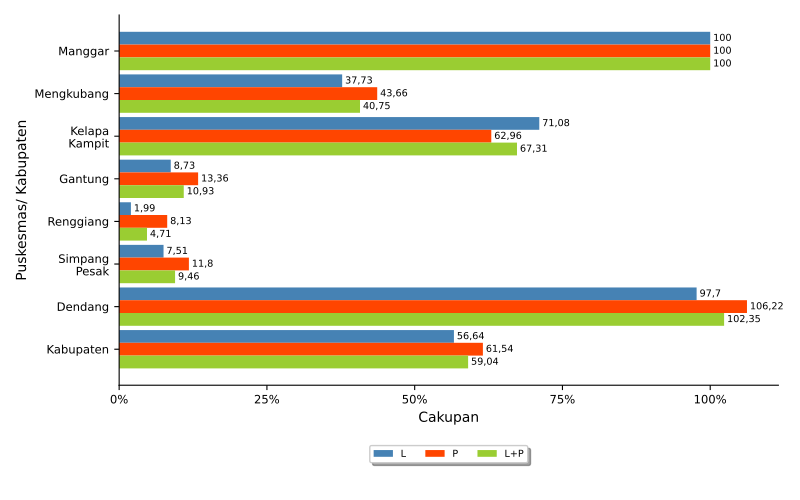

Write Python code to recreate this figure.
import numpy as np
import matplotlib.pyplot as plt
import pandas
from textwrap import wrap
from matplotlib.ticker import FuncFormatter
import locale
locale.setlocale(locale.LC_ALL, 'id_ID.UTF8')

import sys, os, inspect
currentdir = os.path.dirname(os.path.abspath(inspect.getfile(inspect.currentframe())))
parentdir = os.path.dirname(currentdir)
sys.path.insert(0, parentdir)

berkasData = currentdir +'\\bab_05_27d_dataGimulSDdirawat.csv'
berkasSimpan = currentdir +'\\bab_05_27d_gimulSDdirawat.pdf'
# judulDiagram = 'Pelayanan Skrining Kesehatan Usia Produktif\nTahun 2021'
sumbuX = 'Cakupan'
sumbuY = 'Puskesmas\ Kabupaten'
labelBar1 = 'L'
labelBar2 = 'P'
labelBar3 = 'L+P'
tickerSumbuX = np.arange(0,110,25)

# read data file
colnames = ['puskesmas','L','P','LP']
data = pandas.read_csv(berkasData, names=colnames, sep=';')
puskesmas = data.puskesmas.tolist()
bar1 = data.L.tolist()
bar2 = data.P.tolist()
bar3 = data.LP.tolist()

ind = np.arange(len(puskesmas))  # the x locations for the groups
width = 0.3       # the width of the bars
widthDL = 0.5      # spacing for data labels

# make bars
fig, ax = plt.subplots()
rects1 = ax.barh(ind, bar1, width, color='steelblue', label=labelBar1)
rects2 = ax.barh(ind + width, bar2, width, color='orangered', label = labelBar2)
rects3 = ax.barh(ind + 2*width, bar3, width, color='yellowgreen', label = labelBar3)

# add some text for labels, title and axes ticks
# ax.set_title(judulDiagram)
ax.set_xticks(tickerSumbuX)
ax.set_xlabel(sumbuX)
ax.xaxis.set_major_formatter(FuncFormatter(lambda x, pos: "{:n}%".format(x)))

ax.set_yticks(ind+width)
ax.set_yticklabels(list([ '\n'.join(wrap(l, 10)) for l in puskesmas ]))
ax.invert_yaxis()
ax.set_ylabel(sumbuY)

ax.tick_params(axis='both', which='major', labelsize='small')
ax.spines['top'].set_visible(False)
ax.spines['right'].set_visible(False)

# make legend box
box = ax.get_position()
ax.set_position([box.x0, box.y0 + box.height * 0.1, box.width, box.height * 0.9])
ax.legend(fontsize='x-small', loc='upper center', bbox_to_anchor=(0.5, -0.15), fancybox=True, shadow=True, ncol=3)

# add data label
for i, v in enumerate(bar1):
    ax.text(v + widthDL, i, '{:n}'.format(v), ha='left', va='center', fontsize='x-small')
for i, v in enumerate(bar2):
    ax.text(v + widthDL, i + width, '{:n}'.format(v), ha='left', va='center', fontsize='x-small')
for i, v in enumerate(bar3):
    ax.text(v + widthDL, i + 2*width, '{:n}'.format(v), ha='left', va='center', fontsize='x-small')

# finishing
pyrfig = plt.figure(1)
pyrfig.set_figwidth(8)
pyrfig.set_figheight(5)
# tight_layout to make consistent size
# adjust subplot to make room for legend
fig.subplots_adjust(bottom=-0.15)
plt.tight_layout()
plt.savefig(berkasSimpan)
plt.close(pyrfig)
# plt.show()
